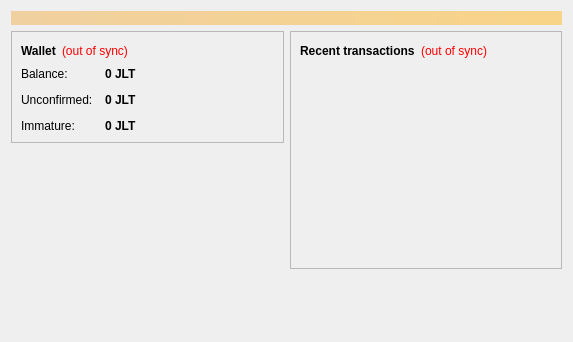
<?xml version="1.0" encoding="UTF-8"?>
<ui version="4.0">
 <class>OverviewPage</class>
 <widget class="QWidget" name="OverviewPage">
  <property name="geometry">
   <rect>
    <x>0</x>
    <y>0</y>
    <width>573</width>
    <height>342</height>
   </rect>
  </property>
  <property name="windowTitle">
   <string>Form</string>
  </property>
  <layout class="QVBoxLayout" name="topLayout">
   <item>
    <widget class="QLabel" name="labelAlerts">
     <property name="visible">
      <bool>false</bool>
     </property>
     <property name="styleSheet">
      <string notr="true">background-color: qlineargradient(x1: 0, y1: 0, x2: 1, y2: 0, stop:0 #F0D0A0, stop:1 #F8D488); color:#000000;</string>
     </property>
     <property name="wordWrap">
      <bool>true</bool>
     </property>
     <property name="margin">
      <number>3</number>
     </property>
    </widget>
   </item>
   <item>
    <layout class="QHBoxLayout" name="horizontalLayout" stretch="1,1">
     <item>
      <layout class="QVBoxLayout" name="verticalLayout_2">
       <item>
        <widget class="QFrame" name="frame">
         <property name="frameShape">
          <enum>QFrame::StyledPanel</enum>
         </property>
         <property name="frameShadow">
          <enum>QFrame::Raised</enum>
         </property>
         <layout class="QVBoxLayout" name="verticalLayout_4">
          <item>
           <layout class="QHBoxLayout" name="horizontalLayout_4">
            <item>
             <widget class="QLabel" name="label_5">
              <property name="font">
               <font>
                <weight>75</weight>
                <bold>true</bold>
               </font>
              </property>
              <property name="text">
               <string>Wallet</string>
              </property>
             </widget>
            </item>
            <item>
             <widget class="QLabel" name="labelWalletStatus">
              <property name="toolTip">
               <string>The displayed information may be out of date. Your wallet automatically synchronizes with the Joltcoin network after a connection is established, but this process has not completed yet.</string>
              </property>
              <property name="styleSheet">
               <string notr="true">QLabel { color: red; }</string>
              </property>
              <property name="text">
               <string notr="true">(out of sync)</string>
              </property>
              <property name="alignment">
               <set>Qt::AlignLeading|Qt::AlignLeft|Qt::AlignVCenter</set>
              </property>
             </widget>
            </item>
            <item>
             <spacer name="horizontalSpacer_2">
              <property name="orientation">
               <enum>Qt::Horizontal</enum>
              </property>
              <property name="sizeHint" stdset="0">
               <size>
                <width>40</width>
                <height>20</height>
               </size>
              </property>
             </spacer>
            </item>
           </layout>
          </item>
          <item>
           <layout class="QFormLayout" name="formLayout_2">
            <property name="fieldGrowthPolicy">
             <enum>QFormLayout::AllNonFixedFieldsGrow</enum>
            </property>
            <property name="horizontalSpacing">
             <number>12</number>
            </property>
            <property name="verticalSpacing">
             <number>12</number>
            </property>
            <item row="0" column="0">
             <widget class="QLabel" name="label">
              <property name="text">
               <string>Balance:</string>
              </property>
             </widget>
            </item>
            <item row="0" column="1">
             <widget class="QLabel" name="labelBalance">
              <property name="font">
               <font>
                <weight>75</weight>
                <bold>true</bold>
               </font>
              </property>
              <property name="cursor">
               <cursorShape>IBeamCursor</cursorShape>
              </property>
              <property name="toolTip">
               <string>Your current balance</string>
              </property>
              <property name="text">
               <string notr="true">0 JLT</string>
              </property>
              <property name="textInteractionFlags">
               <set>Qt::LinksAccessibleByMouse|Qt::TextSelectableByKeyboard|Qt::TextSelectableByMouse</set>
              </property>
             </widget>
            </item>
            <item row="1" column="0">
             <widget class="QLabel" name="label_3">
              <property name="text">
               <string>Unconfirmed:</string>
              </property>
             </widget>
            </item>
            <item row="1" column="1">
             <widget class="QLabel" name="labelUnconfirmed">
              <property name="font">
               <font>
                <weight>75</weight>
                <bold>true</bold>
               </font>
              </property>
              <property name="cursor">
               <cursorShape>IBeamCursor</cursorShape>
              </property>
              <property name="toolTip">
               <string>Total of transactions that have yet to be confirmed, and do not yet count toward the current balance</string>
              </property>
              <property name="text">
               <string notr="true">0 JLT</string>
              </property>
              <property name="textInteractionFlags">
               <set>Qt::LinksAccessibleByMouse|Qt::TextSelectableByKeyboard|Qt::TextSelectableByMouse</set>
              </property>
             </widget>
            </item>
            <item row="2" column="0">
             <widget class="QLabel" name="labelImmatureText">
              <property name="text">
               <string>Immature:</string>
              </property>
             </widget>
            </item>
            <item row="2" column="1">
             <widget class="QLabel" name="labelImmature">
              <property name="font">
               <font>
                <weight>75</weight>
                <bold>true</bold>
               </font>
              </property>
              <property name="toolTip">
               <string>Mined balance that has not yet matured</string>
              </property>
              <property name="text">
               <string notr="true">0 JLT</string>
              </property>
              <property name="textInteractionFlags">
               <set>Qt::LinksAccessibleByMouse|Qt::TextSelectableByKeyboard|Qt::TextSelectableByMouse</set>
              </property>
             </widget>
            </item>
           </layout>
          </item>
         </layout>
        </widget>
       </item>
       <item>
        <spacer name="verticalSpacer">
         <property name="orientation">
          <enum>Qt::Vertical</enum>
         </property>
         <property name="sizeHint" stdset="0">
          <size>
           <width>20</width>
           <height>40</height>
          </size>
         </property>
        </spacer>
       </item>
      </layout>
     </item>
     <item>
      <layout class="QVBoxLayout" name="verticalLayout_3">
       <item>
        <widget class="QFrame" name="frame_2">
         <property name="frameShape">
          <enum>QFrame::StyledPanel</enum>
         </property>
         <property name="frameShadow">
          <enum>QFrame::Raised</enum>
         </property>
         <layout class="QVBoxLayout" name="verticalLayout">
          <item>
           <layout class="QHBoxLayout" name="horizontalLayout_2">
            <item>
             <widget class="QLabel" name="label_4">
              <property name="text">
               <string>&lt;b&gt;Recent transactions&lt;/b&gt;</string>
              </property>
             </widget>
            </item>
            <item>
             <widget class="QLabel" name="labelTransactionsStatus">
              <property name="toolTip">
               <string>The displayed information may be out of date. Your wallet automatically synchronizes with the Joltcoin network after a connection is established, but this process has not completed yet.</string>
              </property>
              <property name="styleSheet">
               <string notr="true">QLabel { color: red; }</string>
              </property>
              <property name="text">
               <string notr="true">(out of sync)</string>
              </property>
              <property name="alignment">
               <set>Qt::AlignRight|Qt::AlignTrailing|Qt::AlignVCenter</set>
              </property>
             </widget>
            </item>
            <item>
             <spacer name="horizontalSpacer">
              <property name="orientation">
               <enum>Qt::Horizontal</enum>
              </property>
              <property name="sizeHint" stdset="0">
               <size>
                <width>40</width>
                <height>20</height>
               </size>
              </property>
             </spacer>
            </item>
           </layout>
          </item>
          <item>
           <widget class="QListView" name="listTransactions">
            <property name="styleSheet">
             <string notr="true">QListView { background: transparent; }</string>
            </property>
            <property name="frameShape">
             <enum>QFrame::NoFrame</enum>
            </property>
            <property name="verticalScrollBarPolicy">
             <enum>Qt::ScrollBarAlwaysOff</enum>
            </property>
            <property name="horizontalScrollBarPolicy">
             <enum>Qt::ScrollBarAlwaysOff</enum>
            </property>
            <property name="selectionMode">
             <enum>QAbstractItemView::NoSelection</enum>
            </property>
           </widget>
          </item>
         </layout>
        </widget>
       </item>
       <item>
        <spacer name="verticalSpacer_2">
         <property name="orientation">
          <enum>Qt::Vertical</enum>
         </property>
         <property name="sizeHint" stdset="0">
          <size>
           <width>20</width>
           <height>40</height>
          </size>
         </property>
        </spacer>
       </item>
      </layout>
     </item>
    </layout>
   </item>
  </layout>
 </widget>
 <resources/>
 <connections/>
</ui>
